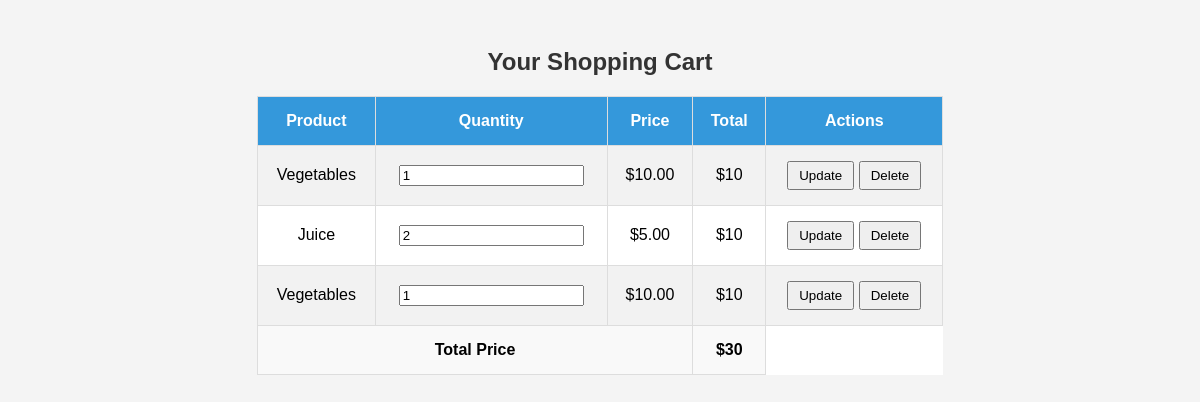
Page /view_cart.php (signed in) on the committed database.
### tables this page shows
CREATE TABLE `cart_items` (
  `id` int(11) NOT NULL,
  `user_id` int(11) DEFAULT NULL,
  `product_name` varchar(255) NOT NULL,
  `quantity` int(11) NOT NULL,
  `price` decimal(10,2) NOT NULL,
  `created_at` timestamp NOT NULL DEFAULT current_timestamp()
);

### view_cart.php (the view, shortened to what this page needs)
<?php
require 'db.php';
$user_id = $_SESSION['user_id'];
$stmt = $pdo->prepare("SELECT * FROM cart_items WHERE user_id = ?");
$stmt->execute([$user_id]);
$cart_items = $stmt->fetchAll(PDO::FETCH_ASSOC);
if (empty($cart_items)) {
    echo "<h2>Your cart is empty</h2>";
} else {
    echo "<!DOCTYPE html>
    <html lang='en'>
    <head>
        <meta charset='UTF-8'>
        <meta name='viewport' content='width=device-width, initial-scale=1.0'>
        <title>Shopping Cart</title>
        <style>
            body {
                font-family: Arial, sans-serif;
                background-color: #f4f4f4;
                padding: 20px;
                text-align: center;
            }
            table {
                width: 60%;
                margin: 20px auto;
                border-collapse: collapse;
                background-color: #fff;
            }
            th, td {
                padding: 15px;
                border: 1px solid #ddd;
                text-align: center;
            }
            th {
                background-color: #3498db;
                color: white;
            }
            tr:nth-child(even) {
                background-color: #f2f2f2;
            }
            h2 {
                color: #333;
            }
            .total-row {
                font-weight: bold;
                background-color: #f9f9f9;
            }
            button {
                padding: 5px 10px;
                cursor: pointer;
            }
        </style>
    </head>
    <body>
        <h2>Your Shopping Cart</h2>
        <form method='POST'>
            <table>
                <tr><th>Product</th><th>Quantity</th><th>Price</th><th>Total</th><th>Actions</th></tr>";
    $total_price = 0;
    foreach ($cart_items as $item) {
        $item_total = $item['quantity'] * $item['price'];
        $total_price += $item_total;
        echo "<tr>";
        echo "<td>{$item['product_name']}</td>";
        echo "<td>
                <input type='number' name='quantity[{$item['id']}]' value='{$item['quantity']}' min='1'>
              </td>";
        echo "<td>\${$item['price']}</td>";
        echo "<td>\${$item_total}</td>";
        echo "<td>
                <button type='submit' name='update' value='{$item['id']}'>Update</button>
                <button type='submit' name='delete' value='{$item['id']}'>Delete</button>
              </td>";
        echo "</tr>";
    }
    echo "<tr class='total-row'><td colspan='3'>Total Price</td><td>\${$total_price}</td></tr>";
    echo "</table></form>";
    echo "</body></html>";
}
?>

### view_cart.php (style rules this page uses)
body { font-family: Arial, sans-serif; background-color: #f4f4f4; padding: 20px; text-align: center; }
table { width: 60%; margin: 20px auto; border-collapse: collapse; background-color: #fff; }
th, td { padding: 15px; border: 1px solid #ddd; text-align: center; }
th { background-color: #3498db; color: white; }
tr:nth-child(even) { background-color: #f2f2f2; }
h2 { color: #333; }
.total-row { font-weight: bold; background-color: #f9f9f9; }
button { padding: 5px 10px; cursor: pointer; }

### rows in the picture
cart_items: product_name "Vegetables", quantity "1", price "10.00", item_total "10", $item['id'] 3 (drawn)
cart_items: product_name "Juice", quantity "2", price "5.00", item_total "10", $item['id'] 4 (drawn)
cart_items: product_name "Vegetables", quantity "1", price "10.00", item_total "10", $item['id'] 5 (drawn)

### other values in the picture
$total_price "30"
